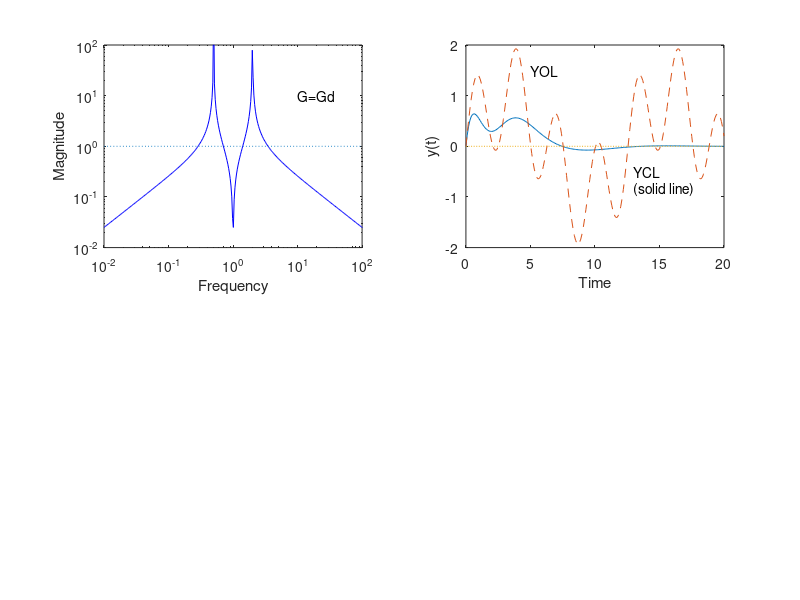

Source code (MATLAB):
%Example 2.12, Flexible loop-shaping design.
%Produce Figure 2.27
%
%Plant (2.75): G(s)=Gd(s)=2.5s(s^2+1)/(s^2+0.5^2)(s^2+2^)
%
%
% Copyright 2005 Sigurd Skogestad & Ian Postlethwaite
% Multivariable Feedback Control 2nd Edition
% $Id: Expl2_12.m,v 1.2 2004/01/30 13:12:17 espensto Exp $

clear
omega=logspace(-2,3,410);
s=tf('s');
G=2.5*s*(s^2+1)/(s^2+0.5^2)/(s^2+2^2);
Gd=G;

%Controller (1.87): K(s)=1
K=1;
L=G*K;
S=1/(1+L);
SGd=S*Gd;
[mag,pha]=bode(L,omega);
time=0:0.1:20;
y1=step(SGd,time);
yol=step(Gd,time);

subplot(221)
loglog(omega,mag(:),'b',omega,omega./omega,':')
axis([.01,100,.01,100]);
xlabel('Frequency');ylabel('Magnitude');text(10,10, 'G=Gd')
subplot(222)
plot(time,y1,time,yol,'--',time,time*0,':')
xlabel('Time');ylabel('y(t)');
text(5,1.5,'YOL');text(13,-0.5,'YCL');
text(13,-0.85,'(solid line)')
